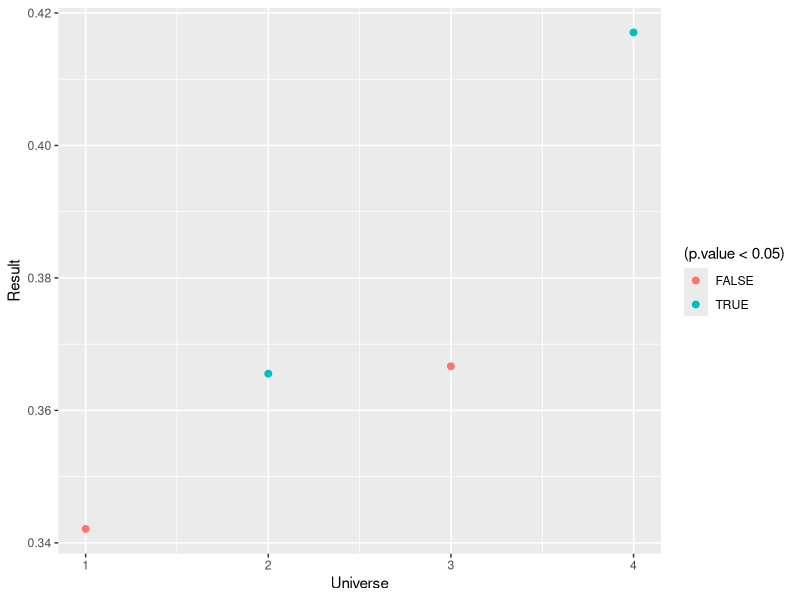

Reproduce this figure in R.
# Implementing the specification curve visualization example code from the multidy package
# in a more flexible/user-friendly function

# Note: Currently only generates the upper panel, not the plot that lays out the analyses

library("tidyverse") # required
library("rlang") # for making functions for ggplot2 -- lets you refer to columns by name without quotes.

# rlang package and use of {{}} around column names in the function allows us to
# refer to columns by name without quotes (as typical in tidyverse) whereas base R
# requires column names in quotes.

multidy_minimal_example <- read.csv("./data_examples/multidy_minimal_example.csv")

sc_fun <- function(df, universe_col, estimate_col, p_col){
  specification_curve <- df %>%
    ggplot() +
    geom_point(aes({{universe_col}}, {{estimate_col}}, color = (p.value < 0.05)), size = 2) +
    labs(x = "Universe", y = "Result")
  return(specification_curve)
}

sc_fun(df = multidy_minimal_example, universe_col = .universe, estimate_col = estimate, p_col = p.value)

# select all except
# data.spec_curve[, !names(data.spec_curve) %in% c(".universe", "estimate", "p.value")]